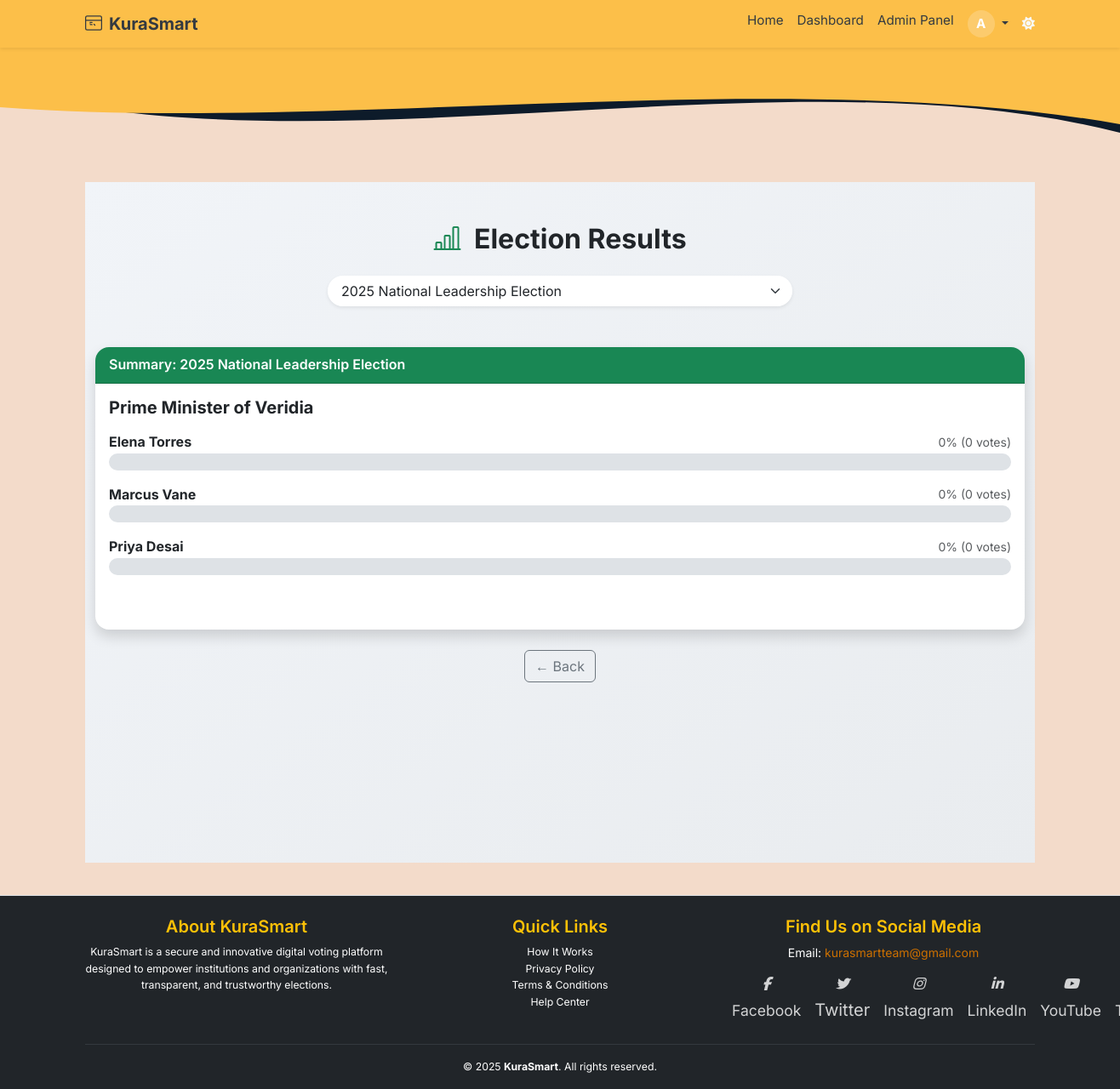
The page /admin/election-results (signed in) on the database its author committed.
### app/models.py (models this page shows, shortened)
class User(db.Model, UserMixin):
    __tablename__ = 'users'
    id = db.Column(db.Integer, primary_key=True)
    email = db.Column(db.String(120), unique=True, nullable=False, index=True)
    full_name = db.Column(db.String(120), nullable=False)
    username = db.Column(db.String(80), unique=True, nullable=True)
    id_number = db.Column(db.String(20), unique=True, nullable=True)
    password_hash = db.Column(db.String(128), nullable=False)
    voting_type = db.Column(db.String(10), nullable=False, default="informal")
    national_id = db.Column(db.String(20), unique=True, nullable=True)
    dob = db.Column(db.Date, nullable=True)
    gender = db.Column(db.String(10), nullable=True)
    county = db.Column(db.String(100), nullable=True)
    sub_county = db.Column(db.String(100), nullable=True)
    division = db.Column(db.String(100), nullable=True)
    location = db.Column(db.String(100), nullable=True)
    sub_location = db.Column(db.String(100), nullable=True)
    profile_image = db.Column(db.String(255), nullable=True, default='profile_images/default-profile.png')
    is_verified = db.Column(db.Boolean, default=False, index=True)
    is_superadmin = db.Column(db.Boolean, default=False)
    role = db.Column(db.Enum(UserRole), default=UserRole.voter, nullable=False, index=True)
    created_at = db.Column(db.DateTime, default=datetime.utcnow)
    candidates = db.relationship('Candidate', back_populates='user', lazy='dynamic')
    verification_requests = db.relationship('VerificationRequest', back_populates='user', lazy='dynamic')
    votes = db.relationship('Vote', back_populates='voter', lazy='dynamic')

class Election(db.Model):
    __tablename__ = 'election'
    id = db.Column(db.Integer, primary_key=True)
    title = db.Column(db.String(255), nullable=False)
    description = db.Column(db.Text)
    start_date = db.Column(db.DateTime, nullable=False)
    end_date = db.Column(db.DateTime, nullable=False)
    is_active = db.Column(db.Boolean, default=True)
    status = db.Column(db.Enum(ElectionStatusEnum), nullable=False, default=ElectionStatusEnum.INACTIVE)
    created_at = db.Column(db.DateTime, default=datetime.utcnow)
    updated_at = db.Column(db.DateTime, onupdate=func.now())
    deactivated_by = db.Column(db.Integer, db.ForeignKey('users.id'))
    candidates = db.relationship('Candidate', back_populates='election', lazy='select')
    positions = db.relationship('Position', back_populates='election', lazy='select', cascade="all, delete-orphan")
    votes = db.relationship('Vote', back_populates='election', lazy='select')

class Position(db.Model):
    __tablename__ = 'position'
    id = db.Column(db.Integer, primary_key=True)
    election_id = db.Column(db.Integer, db.ForeignKey('election.id', ondelete='CASCADE'), nullable=False)
    name = db.Column(db.String(100), nullable=False)
    created_at = db.Column(db.DateTime(timezone=True), default=datetime.utcnow, nullable=False)
    election = db.relationship('Election', back_populates='positions')
    candidates = db.relationship('Candidate', back_populates='position_rel', lazy='selectin', cascade="all, delete-orphan")
    votes = db.relationship('Vote', back_populates='position', lazy='dynamic', cascade="all, delete-orphan")

class Candidate(db.Model):
    __tablename__ = 'candidate'
    id = db.Column(db.Integer, primary_key=True)
    user_id = db.Column(db.Integer, db.ForeignKey('users.id'), nullable=False)
    election_id = db.Column(db.Integer, db.ForeignKey('election.id'), nullable=False)
    position_id = db.Column(db.Integer, db.ForeignKey('position.id'), nullable=False)
    full_name = db.Column(db.String(100), nullable=False)
    profile_photo = db.Column(db.String(255))
    party_name = db.Column(db.String(100))
    position = db.Column(db.String(100), nullable=True)
    description = db.Column(db.Text)
    manifesto = db.Column(db.Text)
    approved = db.Column(db.Boolean, default=False)
    created_at = db.Column(db.DateTime, default=datetime.utcnow)
    user = db.relationship('User', back_populates='candidates')
    election = db.relationship('Election', back_populates='candidates')
    position_rel = db.relationship('Position', back_populates='candidates')
    votes = db.relationship('Vote', back_populates='candidate', lazy='dynamic')

### app/routes/web_auth.py (the view)
@admin_web_bp.route('/election-results')
@login_required
def election_results():
    try:
        elections = Election.query.order_by(Election.title).all()
        if not elections:
            flash("No elections available.", "warning")
            return redirect(url_for("admin_web.manage_elections"))
        election_id = request.args.get("election_id", type=int)
        selected = (
            Election.query.options(
                joinedload(Election.positions).joinedload(Position.candidates)
            )
            .filter_by(id=election_id)
            .first() if election_id else elections[0]
        )
        if not selected:
            flash("Selected election not found.", "danger")
            return redirect(url_for("admin_web.election_results"))
        votes = Vote.query.filter_by(election_id=selected.id).all()
        vote_counts = defaultdict(int)
        for vote in votes:
            vote_counts[vote.candidate_id] += 1
        for position in selected.positions:
            for candidate in position.candidates:
                candidate._vote_count = vote_counts.get(candidate.id, 0)
                candidate.vote_count = lambda c=candidate: c._vote_count  # Bind vote_count method
            position.total_votes = lambda pos=position: sum(c._vote_count for c in pos.candidates)
            position.leading_candidate = lambda pos=position: max(pos.candidates, key=lambda c: c._vote_count, default=None)
        return render_template(
            'admin/election_results.html',
            elections=elections,
            selected_election=selected
        )
    except Exception as e:
        flash(f"Error fetching election results: {e}", "danger")
        return redirect(url_for("admin_web.manage_elections"))

### app/routes/web_auth.py (called while the page is built)
@admin_web_bp.context_processor
def inject_notifications():
    if current_user.is_authenticated:
        unread_notifications = Notification.query.filter_by(user_id=current_user.id, read=False).order_by(Notification.created_at.desc()).all()
        return dict(unread_notifications=unread_notifications)
    return dict(unread_notifications=[])

### app/templates/admin/election_results.html (shortened to what this page needs)
{% extends "base.html" %}
{% block content %}
<div class="admin-dashboard-background py-5">
  <div class="container" data-aos="fade-up">
    <h2 class="mb-4 fw-bold text-center">
      <i class="bi bi-bar-chart-line me-2 text-success"></i> Election Results
    </h2>
    <form method="GET" class="mb-5 text-center" data-aos="zoom-in">
      <div class="input-group w-50 mx-auto shadow-sm rounded-pill overflow-hidden">
        <select class="form-select border-0 ps-3" name="election_id" onchange="this.form.submit()" required>
          {% for election in elections %}
            <option value="{{ election.id }}" {% if election.id == selected_election.id %}selected{% endif %}>
              {{ election.title }}
            </option>
          {% endfor %}
        </select>
      </div>
    </form>
    {% if selected_election %}
    <div class="card shadow border-0 rounded-4 mb-4" data-aos="fade-up" data-aos-delay="100">
      <div class="card-header bg-success text-white fw-semibold rounded-top-4">
        Summary: {{ selected_election.title }}
      </div>
      <div class="card-body">
        {% if not selected_election.positions %}
          <p class="text-center text-muted">No positions or candidates found for this election.</p>
        {% else %}
          {% for position in selected_election.positions %}
            <div class="mb-5" data-aos="fade-up" data-aos-delay="{{ loop.index * 100 }}">
              <h5 class="mb-3 fw-bold">{{ position.name }}</h5>
              {% set total_votes = position.total_votes() %}
              {% set leading_candidate = position.leading_candidate() %}
              {% if position.candidates %}
                {% for candidate in position.candidates %}
                  {% set count = candidate.vote_count() %}
                  {% set percent = (count / total_votes * 100) if total_votes else 0 %}
                  <div class="mb-3">
                    <div class="d-flex justify-content-between align-items-center">
                      <strong class="text-dark">
                        {{ candidate.full_name }}
                      </strong>
                      <span class="text-muted small">
                        {{ percent | round(1) }}% ({{ count }} vote{{ 's' if count != 1 else '' }})
                      </span>
                    </div>
                    <div class="progress">
                    </div>
                  </div>
                {% endfor %}
              {% else %}
                <p class="text-muted">No candidates for this position.</p>
              {% endif %}
            </div>
          {% endfor %}
        {% endif %}
      </div>
    </div>
    {% endif %}
    <div class="text-center mt-4">
      <a href="{{ request.referrer or url_for('dashboard.dashboard_home') }}" class="btn btn-outline-secondary">
        ← Back
      </a>
    </div>
  </div>
</div>
{% endblock %}

### app/templates/base.html (shortened to what this page needs)
<!DOCTYPE html>
<html lang="en" data-bs-theme="auto">
<head>
  <link rel="stylesheet" href="https://cdn.jsdelivr.net/npm/bootstrap@5.3.3/dist/css/bootstrap.min.css">
  <link rel="stylesheet" href="https://cdnjs.cloudflare.com/ajax/libs/font-awesome/6.5.0/css/all.min.css"/>
  <link rel="stylesheet" href="https://cdn.jsdelivr.net/npm/aos@2.3.4/dist/aos.css">
  <link rel="stylesheet" href="https://cdn.jsdelivr.net/npm/bootstrap-icons@1.10.5/font/bootstrap-icons.css">
  <link rel="stylesheet" href="{{ url_for('static', filename='styles.css') }}">
  <link href="https://cdn.jsdelivr.net/npm/bootstrap@5.3.0/dist/css/bootstrap.min.css" rel="stylesheet">
</head>
<body class="text-dark d-flex flex-column min-vh-100">
  <nav class="navbar navbar-expand-lg sticky-top shadow-sm" style="background-color: #fcbf49;">
    <div class="container">
      <a class="navbar-brand fw-bold d-flex align-items-center gap-2" href="{{ url_for('main.index') }}">
        KuraSmart
      </a>
      <div class="collapse navbar-collapse" id="navCollapse">
        <ul class="navbar-nav ms-auto mb-2 mb-lg-0">
          <li class="nav-item">
            <a class="nav-link {% if request.endpoint == 'main.index' %}active{% endif %}" href="{{ url_for('main.index') }}">Home</a>
          </li>
          {% if current_user.is_authenticated %}
            <li class="nav-item">
              <a class="nav-link {% if request.endpoint in ['admin_web.dashboard'] %}active{% endif %}" href="{{ url_for('admin_web.dashboard') }}">
                Dashboard
              </a>
            </li>
            {% if current_user.is_super_admin or current_user.role == 'admin' %}
              <li class="nav-item">
                <a class="nav-link {% if request.endpoint == 'admin_web.dashboard' %}active{% endif %}" href="{{ url_for('admin_web.dashboard') }}">
                  Admin Panel
                </a>
              </li>
            {% endif %}
            <li class="nav-item dropdown">
              <a class="nav-link dropdown-toggle" href="#" id="userMenu" role="button" data-bs-toggle="dropdown" aria-expanded="false">
                <div class="nav-profile-wrapper">
                  <div class="profile-initial bg10">
                    {{ current_user.full_name[0]|upper }}
                  </div>
                </div>
              </a>
            </li>
          {% endif %}
        </ul>
        <span id="theme-toggle" class="text-light ms-2" title="Toggle theme" style="cursor: pointer;">
          <i class="fas fa-moon"></i>
        </span>
      </div>
    </div>
  </nav>
  <div class="position-relative">
    <svg viewBox="0 0 500 150" preserveAspectRatio="none" class="w-100" style="height: 150px; display: block;">
      <path d="M0,50 C150,150 350,0 500,100 L500,0 L0,0 Z" style="fill: #0d1b2a;"></path>
      <path d="M0,70 C150,100 350,20 500,90 L500,0 L0,0 Z" style="fill: #fcbf49;"></path>
    </svg>
  </div>
  <main class="container py-2 flex-grow-1">
    {% block content %}{% endblock %}
  </main>
  <footer class="bg-dark text-white pt-4 pb-3 border-top shadow-sm">
  <div class="container">
    <div class="row g-4">
      <div class="col-md-4">
        <h5 class="text-warning">About KuraSmart</h5>
        <p class="small">
          KuraSmart is a secure and innovative digital voting platform designed to empower institutions and organizations with fast, transparent, and trustworthy elections.
        </p>
      </div>
      <div class="col-md-4">
        <h5 class="text-warning">Quick Links</h5>
        <ul class="list-unstyled small">
          <li><a href="#" data-bs-toggle="modal" data-bs-target="#howItWorksModal">How It Works</a></li>
          <li><a href="#" data-bs-toggle="modal" data-bs-target="#privacyModal">Privacy Policy</a></li>
          <li><a href="#" data-bs-toggle="modal" data-bs-target="#termsModal">Terms & Conditions</a></li>
          <li><a href="#" data-bs-toggle="modal" data-bs-target="#helpCenterModal">Help Center</a></li>
        </ul>
      </div>
      <div class="col-md-4">
        <h5 class="text-warning">Find Us on Social Media</h5>
        <p style="font-size: 14px; margin-bottom: 8px;">
          Email: <a href="mailto:support@kurasmart.com" style="color:#cc7000; text-decoration: none;">kurasmartteam@gmail.com</a>
        </p>
        <div class="social-icons d-flex gap-3" style="position: relative; left: 0px;">
          <a href="https://www.facebook.com/home.php" title="Facebook"><i class="fab fa-facebook-f fs-6" style="font-style: italic;"></i><span class="small">Facebook</span></a>
          <a href="https://x.com/?lang=en" title="Twitter"><i class="fab fa-twitter fs-6" style="font-style: italic;"></i>Twitter</a>
          <a href="https://www.instagram.com/#reactivated" title="Instagram"><i class="fab fa-instagram fs-6" style="font-style: italic;"></i><span class="small">Instagram</span></a>
          <a href="https://www.linkedin.com" title="LinkedIn"><i class="fab fa-linkedin-in fs-6" style="font-style: italic;"></i><span class="small">LinkedIn</span></a>
          <a href="https://www.youtube.com" title="YouTube"><i class="fab fa-youtube fs-6" style="font-style: italic;"></i><span class="small">YouTube</span></a>
          <a href="https://www.tiktok.com" title="TikTok"> <span class="small">TikTok</span></a>
        </div>
      </div>
    </div>
    <hr class="border-secondary mt-4">
    <div class="text-center small">
      &copy; 2025 <strong>KuraSmart</strong>. All rights reserved.
    </div>
  </div>
</footer>
</body>
</html>

### app/static/styles.css (style rules this page uses)
body { font-family: 'Segoe UI', Tahoma, Geneva, Verdana, sans-serif; background-color: #f8f9fa; margin: 0; padding: 0; }
.navbar-brand { font-weight: bold; color: #343a40 !important; }
.navbar-nav .nav-item .nav-link { color: #343a40; }
footer { background-color: #f1f3f5; padding: 10px; text-align: center; font-size: 0.9rem; color: #6c757d; margin-top: 30px; }

### app/templates/base.html (style rules this page uses)
body { font-family: 'Inter', sans-serif; background-color: #F3DBCA; margin: 0; padding-bottom: 60px; line-height: 1.6; }
.navbar { padding-top: 0.25rem; padding-bottom: 0.25rem; font-size: 0.95rem; }
.navbar-brand svg { margin-top: -2px; }
.nav-profile-wrapper { position: relative; display: inline-block; }
.profile-initial { background-color: #ffffff33; color: #ffffff; font-weight: bold; width: 32px; height: 32px; display: flex; align-items: center; justify-content: center; border-radius: 50%; font-size: 0.95rem; text-transform: uppercase; cursor: pointer; }
footer { font-size: 0.875rem; }
footer h5 { font-weight: 600; }
.social-icons a { color: #ffffffcc; font-size: 1.2rem; transition: color 0.3s ease, transform 0.3s ease; }
html, body { height: 100%; }
@media (min-width: 600px) { .social-icons { margin-top: 0; } }
footer a { color: #ffffff; text-decoration: none; transition: all 0.3s ease; }
footer .social-icons a { font-size: 1.25rem; transition: transform 0.3s ease, color 0.3s ease; }

### app/templates/admin/election_results.html (style rules this page uses)
.admin-dashboard-background { background: linear-gradient(to bottom right, #f1f4f8, #e9ecef); min-height: 100vh; }
.progress { height: 1.25rem; border-radius: 0.75rem; background-color: #dee2e6; }

### rows shown on the page
User: full_name "A"
Election: title "2025 National Leadership Election"
Position: name "Prime Minister of Veridia"
Candidate: full_name "Elena Torres", approved "0", value "s"
Candidate: full_name "Marcus Vane", approved "0", value "s"
Candidate: full_name "Priya Desai", approved "0", value "s"

### other values the page prints
form field election_id "2025 National Leadership Election"
